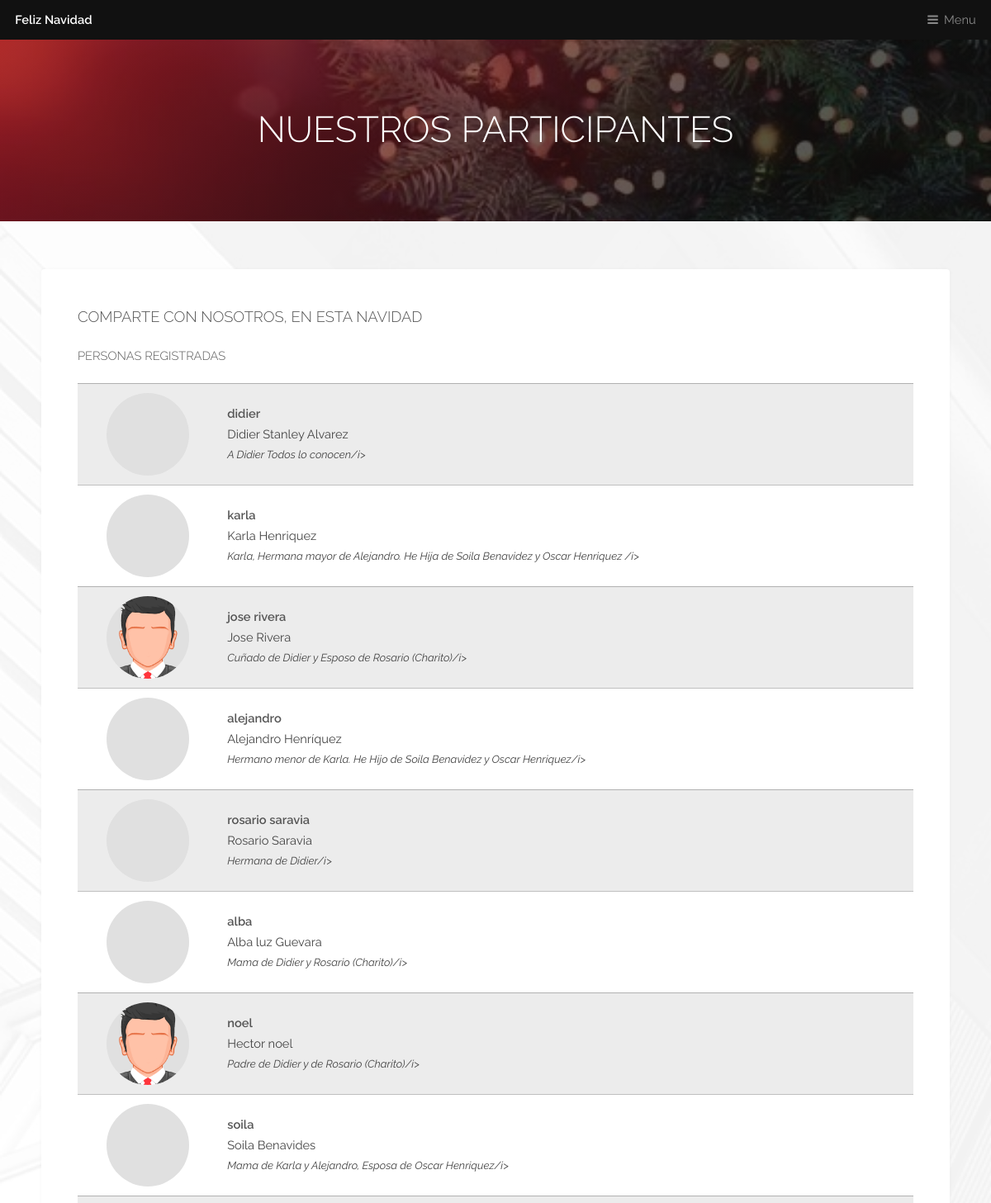
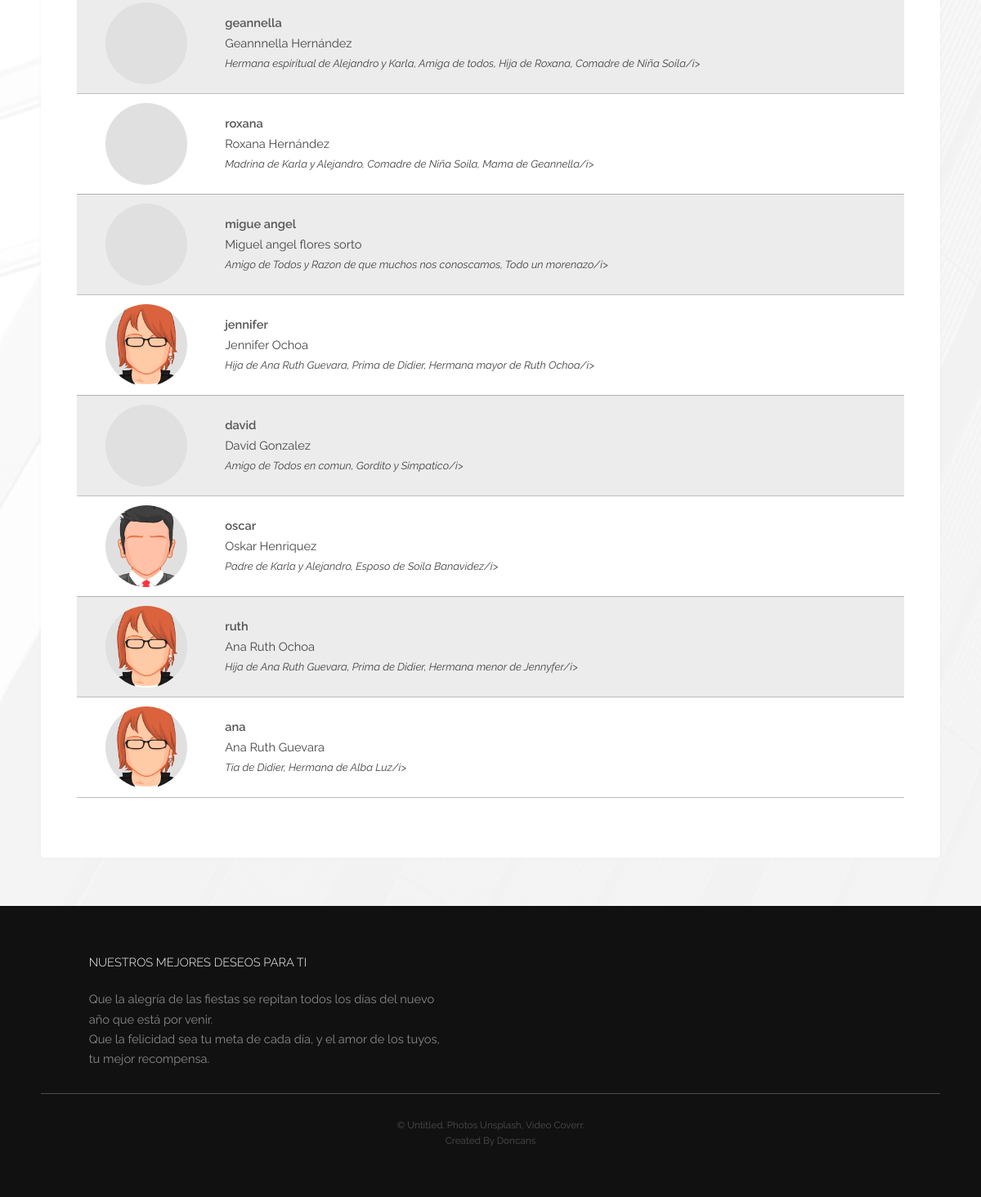
The app's page /elements.php with its own data (2 pictures, top to bottom).
### tables this page shows
CREATE TABLE `usuarios` (
  `id_usuario` int(10) UNSIGNED NOT NULL,
  `user_u` varchar(50) NOT NULL DEFAULT '0',
  `pass_u` varchar(512) NOT NULL DEFAULT '0',
  `nombre` varchar(150) DEFAULT NULL,
  `sexo` varchar(50) DEFAULT NULL,
  `desc_usuario` varchar(512) DEFAULT NULL,
  `imagen` varchar(250) DEFAULT NULL,
  `is_asigned` int(10) DEFAULT NULL,
  `asigned` int(10) DEFAULT NULL,
  `evitar` varchar(250) DEFAULT NULL,
  `id_nivel` int(10) UNSIGNED NOT NULL DEFAULT 0,
  `std_usuario` int(11) DEFAULT NULL
);

### fn/conexion.php (called while the page is built, shortened)
<?php
class conexion
{
    private $host;
    private $db;
    private $user;
    private $pass;
    public function __construct(){
        $db_cfg = require 'db_config.php';
        $this->host = $db_cfg["host"];
        $this->db = $db_cfg["db"];
        $this->user = $db_cfg["user"];
        $this->pass = $db_cfg["pass"];
    }
 public function mantto($consulta, $sendId=0)
 {
    $initial_params = mysqli_connect($this->host,$this->user,$this->pass);
    mysqli_select_db($initial_params, $this->db);
    $resultado=mysqli_query($initial_params, $consulta);
    if($sendId==1)
    {
      return mysqli_insert_id($initial_params);
    }
    else
    {
      return $resultado;
    }
 }
public function arreglo($consulta)
{
	return mysqli_fetch_array($consulta);
}
public function conteo($consulta)
{
	return mysqli_num_rows($consulta);
}
}
?>

### fn/db_config.php (called while the page is built, shortened)
<?php
$server_local=true;
if ($server_local) {
    return array(
        "driver"    =>"mysql",
        "host"      =>"localhost",
        "user"      =>"root",
        "pass"      =>"",
        "db"        =>"rifa",
        "charset"   =>"utf8mb4"
    );
}
?>

### elements.php (the view, shortened to what this page needs)
<?php
require('fn/entorno.php');
?>
<!DOCTYPE HTML>
<html>
<?php headHtml(); ?>
	<body class="is-preload">
	<?php menu();
	require('fn/conexion.php');
	$objeto= new conexion();
    $objeto->conectar();
	$query=$objeto->mantto("Select * from usuarios WHERE id_nivel=2");
	?>
			<div id="heading" >
				<h1>Nuestros Participantes</h1>
			</div>
			<section id="main" class="wrapper">
				<div class="inner">
					<div class="content">
						<div class="row">
							<div class="col-12">
								<h3>Comparte con nosotros, en esta navidad</h3>
								<h4>Personas registradas</h4>
								<?php if($objeto->conteo($query)>0) { ?>
									<div class="table-wrapper">
										<table>
											<tbody>
												<?php while($fila = $objeto->arreglo($query) ) { ?>
												<tr>
													<td>
														<?php
														if ($fila['imagen']!="") {
															?><div class="image_round" style="background-image: url(images/users/<?php echo $fila['imagen']; ?>)"></div><?php
														} else if ($fila['sexo']=="2") {
															?><div class="image_round" style="background-image: url(images/icon-Mujer.png)"></div><?php
														} else {
															?><div class="image_round" style="background-image: url(images/icon-Hombre.png)"></div><?php
														}
														?>
													</td>
													<td class="text-justify">
														<?php
															echo "<b>$fila[user_u]</b><br>";
															echo  ($fila['nombre']!="") ? "$fila[nombre]<br>" : '' ;
															echo  ($fila['desc_usuario']!="") ? "<small><i>$fila[desc_usuario]/i></small>" : '' ;
														?>
													</td>
												</tr>
												<?php } ?>
											</tbody>
										</table>
									</div>
									<?php
								}?>
							</div>
						</div>
					</div>
				</div>
			</section>
		<?php footerHtml(); ?>
	</body>
</html>

### fn/entorno.php (shortened to what this page needs)
<?php
function headHtml() {
    ?>
    <head>
        <link rel="stylesheet" href="assets/css/main.css" />
        <link rel="stylesheet" href="css/styles.css" />
        </head>
    </head>
    <?php
}
function menu() {
    ?>
    <header id="header">
        <a class="logo" href="index.php">Feliz Navidad</a>
        <nav>
            <a href="#menu">Menu</a>
        </nav>
    </header>
        <?php
}
function footerHtml() {
    ?>
    <footer id="footer">
        <div class="inner">
            <div class="content">
                <section>
                    <h4>Nuestros mejores deseos para ti</h4>
                    <p>
                        Que la alegría de las fiestas se repitan todos los días del nuevo año que está por venir.
                        <br>Que la felicidad sea tu meta de cada día, y el amor de los tuyos, tu mejor recompensa.
                    </p>
                </section>
            </div>
            <div class="copyright">
                &copy; Untitled. Photos <a href="https://unsplash.co">Unsplash</a>, Video <a
                    href="https://coverr.co">Coverr</a>.
                <br> Created By Doncans
            </div>
        </div>
    </footer>
    <?php
}

### elements.php (style rules this page uses)
td { vertical-align: middle !important; }
.image_round { background-color: #e0e0e0; background-repeat: no-repeat; background-position: center; background-size: cover; height: 100px !important; width: 100px; border-radius: 100%; margin: auto; }

### records on screen
usuarios: user_u "didier", nombre "Didier Stanley Alvarez", desc_usuario "A Didier Todos lo conocen"
usuarios: user_u "karla", nombre "Karla Henriquez", desc_usuario "Karla, Hermana mayor de Alejandro. He Hija de Soila Benavidez y Oscar Henriquez"
usuarios: user_u "jose rivera", nombre "Jose Rivera", desc_usuario "Cuñado de Didier y Esposo de Rosario (Charito)"
usuarios: user_u "alejandro", nombre "Alejandro Henríquez", desc_usuario "Hermano menor de Karla. He Hijo de Soila Benavidez y Oscar Henriquez"
usuarios: user_u "rosario saravia", nombre "Rosario Saravia", desc_usuario "Hermana de Didier"
usuarios: user_u "alba", nombre "Alba luz Guevara", desc_usuario "Mama de Didier y Rosario (Charito)"
usuarios: user_u "noel", nombre "Hector noel", desc_usuario "Padre de Didier y de Rosario (Charito)"
usuarios: user_u "soila", nombre "Soila Benavides", desc_usuario "Mama de Karla y Alejandro, Esposa de Oscar Henriquez"
usuarios: user_u "geannella", nombre "Geannnella Hernández", desc_usuario "Hermana espiritual de Alejandro y Karla, Amiga de todos, Hija de Roxana, Comadre de Niña Soila"
usuarios: user_u "roxana", nombre "Roxana Hernández", desc_usuario "Madrina de Karla y Alejandro, Comadre de Niña Soila, Mama de Geannella"
usuarios: user_u "migue angel", nombre "Miguel angel flores sorto", desc_usuario "Amigo de Todos y Razon de que muchos nos conoscamos, Todo un morenazo"
usuarios: user_u "jennifer", nombre "Jennifer Ochoa", desc_usuario "Hija de Ana Ruth Guevara, Prima de Didier, Hermana mayor de Ruth Ochoa"
usuarios: user_u "david", nombre "David Gonzalez", desc_usuario "Amigo de Todos en comun, Gordito y Simpatico"
usuarios: user_u "oscar", nombre "Oskar Henriquez", desc_usuario "Padre de Karla y Alejandro, Esposo de Soila Banavidez"
usuarios: user_u "ruth", nombre "Ana Ruth Ochoa", desc_usuario "Hija de Ana Ruth Guevara, Prima de Didier, Hermana menor de Jennyfer"
usuarios: user_u "ana", nombre "Ana Ruth Guevara", desc_usuario "Tia de Didier, Hermana de Alba Luz"
